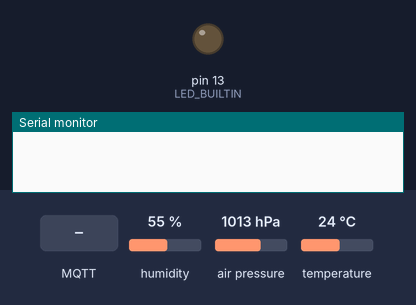
The sketch below on a simulated Arduino Uno, built for the host (arithmetic inside an expression is 32-bit, double 64-bit). On the bench: output pins drawn as LEDs (lit = HIGH), the last lines printed to the serial monitor. Inputs (shaded band) come from the test bench; at power-on: humidity 55 %, air pressure 1013 hPa, temperature 24 °C. No MQTT or app messages arrive unless stated; not simulated (calls return 0 or success): secrets.h.

Above: at 0.1 s.
At 3.3 s:
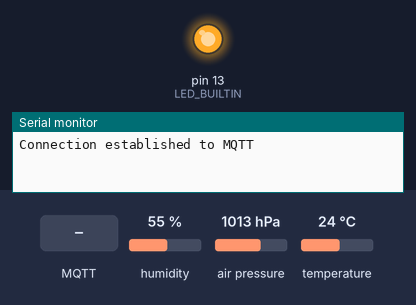
3.4 s: MQTT message "1" arrives on the first subscribed topic
5.0 s: MQTT message "on" arrives on the first subscribed topic
7.0 s: MQTT message "off" arrives on the first subscribed topic
Timing chart, 0 to 10.0 s (numbered marks = the images above; inputs shaded):
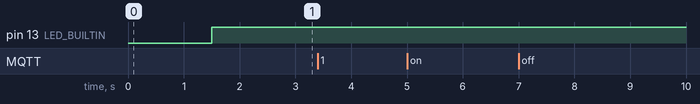

The sketch:

attic-temp.ino
```cpp
#include <EspMQTTClient.h>
#include <Wire.h>
#include <SPI.h>
#include <Adafruit_BME280.h>

#include "secrets.h"

// I2C. Use pins D1 (SCL), D2 (SDA)

EspMQTTClient client(
  SECRET_WIFI_AP_NAME,
  SECRET_WIFI_PASSWORD,
  "192.168.1.67",  // MQTT Broker server ip
  SECRET_MQTT_USER,
  SECRET_MQTT_PASSWORD,
  "recirculation-pump"
);

Adafruit_BME280 bme; // use I2C interface
Adafruit_Sensor *bme_temp = bme.getTemperatureSensor();
Adafruit_Sensor *bme_pressure = bme.getPressureSensor();
Adafruit_Sensor *bme_humidity = bme.getHumiditySensor();


int ledState = LOW;

unsigned long previousMillis = 0;
const long interval = 100;

void setup() {
  Serial.begin(115200);
  client.enableDebuggingMessages(true);
  pinMode(LED_BUILTIN, OUTPUT);


  if (!bme.begin()) {
    Serial.println("Couldn't find BME280 sensor, check wiring!");
    while (1) delay(10);
  }
}

void loop() {

  client.loop();

  if (client.isConnected()) {
    sensors_event_t temp_event, pressure_event, humidity_event;
    bme_temp->getEvent(&temp_event);
    bme_pressure->getEvent(&pressure_event);
    bme_humidity->getEvent(&humidity_event);

    size_t maxSize = 1000;
    char topic[maxSize];
    char message[maxSize];
    // Temperature

    snprintf(topic, maxSize, "milton/sensors/attic-temperature-0");
    snprintf(message, maxSize, "{\"temperatureF\": %3.2f}", temp_event.temperature);
    client.publish(topic, message);
    // hPa
    snprintf(topic, maxSize, "milton/sensors/attic-pressure-0");
    snprintf(message, maxSize, "{\"pressure\": %4.2f}", pressure_event.pressure);
    client.publish(topic, message);

    snprintf(topic, maxSize, "milton/sensors/attic-humidity-0");
    snprintf(message, maxSize, "{\"relative\": %4.2f}", humidity_event.relative_humidity);
    client.publish(topic, message);

    delay(1000);
  } else {
    // If we're not connected, blink the LED
    unsigned long currentMillis = millis();
    if (currentMillis - previousMillis >= interval) {
      previousMillis = currentMillis;
      if (ledState == LOW) {
        ledState = HIGH;
      } else {
        ledState = LOW;
      }
      digitalWrite(LED_BUILTIN, ledState);
    }
    delay(10);
  }

}

void onConnectionEstablished() {
  Serial.println("Connection established to MQTT");
  // Turn the LED on to indicate we're in a good state.
  digitalWrite(LED_BUILTIN, HIGH);
  client.subscribe("attic1/serial-messages", [] (const String &payload)  {
    Serial.println(payload);
  });

}
```
